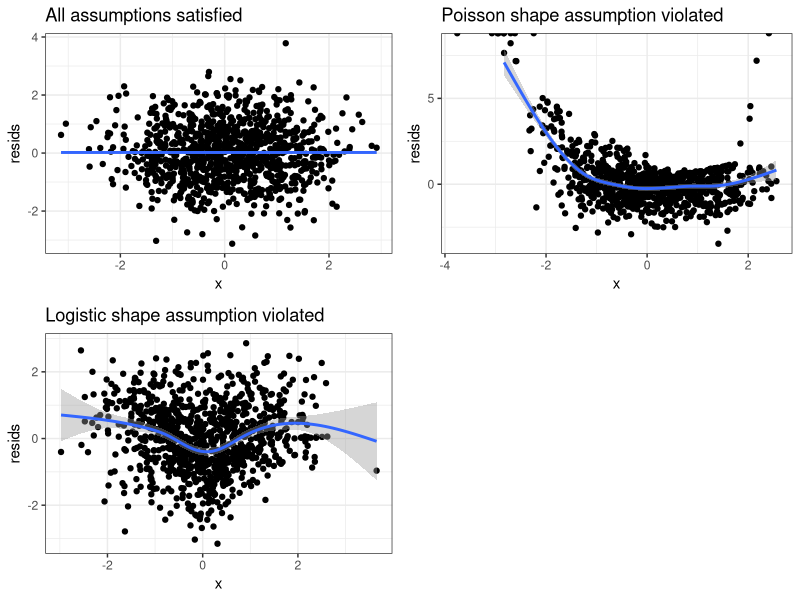

Recreate this plot in R.
## ---- chunk 1
library(pscl)
library(tidyverse)
library(statmod)
library(gridExtra)

glm.pospois <- function(poisson_glm){
  x_mat <- model.matrix(poisson_glm)
  y <- poisson_glm$y
  
  y_pos <- y[y > 0]
  x_mat_pos <- x_mat[y > 0,]
  beta0 <- poisson_glm$coefficients
  
  U <- function(beta){
    l <- exp(c(x_mat_pos %*% beta))
    c(t(x_mat_pos) %*% (y_pos - l/(1 - exp(-l))))
  }
  
  I <- function(beta){
    l <- exp(c(x_mat_pos %*% beta))
    D <- diag(l * (1 - exp(-l)*(1 + l))/((1 - exp(-l))^2))
    t(x_mat_pos) %*% D %*% x_mat_pos
  }
  
  beta_old <- beta0
  for(i in 1:10){
    beta_new <- beta_old + solve(I(beta_old)) %*% U(beta_old)
    beta_old <- beta_new
  }
  
  output <- list("coefficients" = beta_new,
                 "y" = y_pos,
                 "x" = x_mat_pos)
  return(output)
  
}


## functions for quantile residual plots

## randomized quantile residuals for positive poisson data
## m = fitted positive poisson regression model
qresid_positive_poisson <- function(m){
  y <- m$y
  lambdas <- exp(m$x %*% m$coefficients)
  
  resids <- c()
  for(i in 1:length(y)){
    cdf_b <- (ppois(y[i], lambdas[i]) - ppois(0, lambdas[i]))/(1 - ppois(0, lambdas[i]))
    cdf_a <- (ppois((y[i]-1), lambdas[i]) - ppois(0, lambdas[i]))/(1 - ppois(0, lambdas[i]))
    resids[i] <- qnorm(runif(1, cdf_a, cdf_b))
  }
  return(resids)
}


## randomized quantile residuals for a ZIP model
## zip_m = fitted ZIP model from pscl
qresid_zeroinfl <- function(zip_m){
  y <- zip_m$y
  pred_probs <- predict(zip_m, type="prob")
  resids <- c()
  for(i in 1:length(y)){
    cdf_b <- sum(pred_probs[i,1:(y[i]+1)])
    if(y[i] == 0){
      cdf_a <- 0
    } else {
      cdf_a <- sum(pred_probs[i,1:y[i]])
    }
    
    resids[i] <- qnorm(runif(1, cdf_a, cdf_b))
  }
  return(resids)
}


# Now let's see how to do diagnostics for ZIP models

## Simulate some data where both the Poisson and logistic assumptions
## are met

x <- rnorm(1000)
alpha <- exp(x)/(1 + exp(x))
lambda <- exp(1 + x)
z <- rbinom(1000, 1, prob=alpha)
y <- 0*z + rpois(1000, lambda)*(1 - z)

## Fit a ZIP model and make a quantile residual plot
## Estimated coefficients are close to the true parameters
## The plot looks good

m <- zeroinfl(y ~ x | x)
# summary(m)

p1 <- data.frame(x = x, resids = qresid_zeroinfl(m)) %>%
  ggplot(aes(x = x, y = resids)) +
  geom_point() +
  geom_smooth() +
  theme_bw() +
  labs(title = "All assumptions satisfied")




## Now simulate data where the Poisson assumption is violated

x <- rnorm(1000)
alpha <- exp(x)/(1 + exp(x))
lambda <- exp(1 + x + 0.5*x^2)
z <- rbinom(1000, 1, prob=alpha)
y <- 0*z + rpois(1000, lambda)*(1 - z)

## Fit a ZIP model and make a quantile residual plot
## Estimated coefficients are wrong
## The plot looks bad

m <- zeroinfl(y ~ x | x)
# summary(m)

p2 <- data.frame(x = x, resids = qresid_zeroinfl(m)) %>%
  ggplot(aes(x = x, y = resids)) +
  geom_point() +
  geom_smooth() +
  theme_bw() +
  labs(title = "Poisson shape assumption violated")


## Finally, simulate data where the logistic assumption is violated
## Quantile residual plot doesn't look right!

x <- rnorm(1000)
alpha <- exp(-2*x^2)/(1 + exp(-2*x^2))
lambda <- exp(1 + x)
z <- rbinom(1000, 1, prob=alpha)
y <- 0*z + rpois(1000, lambda)*(1 - z)

m <- zeroinfl(y ~ x | x)
# summary(m)

p3 <- data.frame(x = x, resids = qresid_zeroinfl(m)) %>%
  ggplot(aes(x = x, y = resids)) +
  geom_point() +
  geom_smooth() +
  theme_bw() +
  labs(title = "Logistic shape assumption violated")

grid.arrange(p1, p2, p3, ncol=2)
